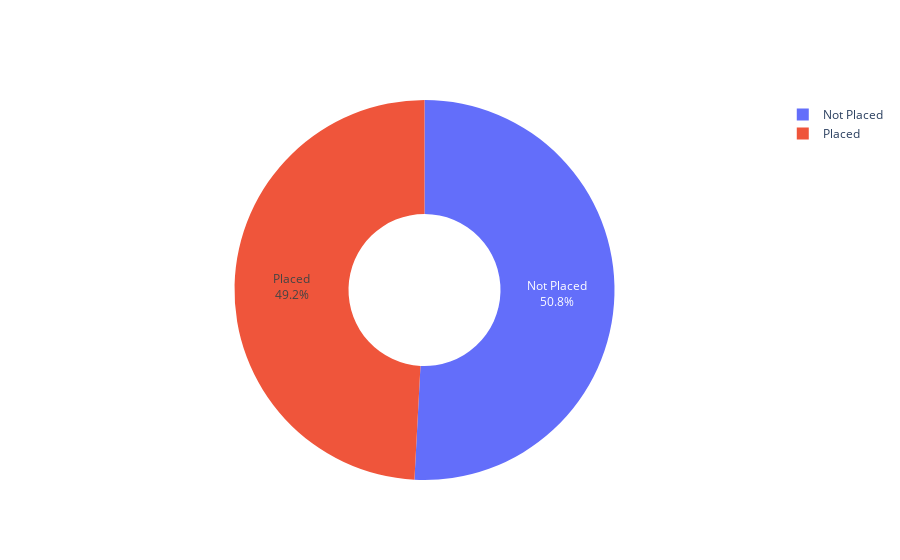

This figure's notebook cell:
### Code cell
import plotly.graph_objects as go
labels = pla_bal['Placement']
values = list(pla_bal['More than 70% balance'])

# Use `hole` to create a donut-like pie chart
fig = go.Figure(data=[go.Pie(labels=labels, values=values, hole=.4,text=pla_bal['Placement'])])
fig.show()

### Figure 1 — Plotly figure (JSON) as saved in the notebook; plotly's stock layout.template omitted (floating-point values rounded to 4 significant figures)
{"data": [{"hole": 0.4, "labels": ["Placed", "Not Placed"], "text": ["Placed", "Not Placed"], "type": "pie", "values": [22.42, 23.19]}], "layout": {}}
